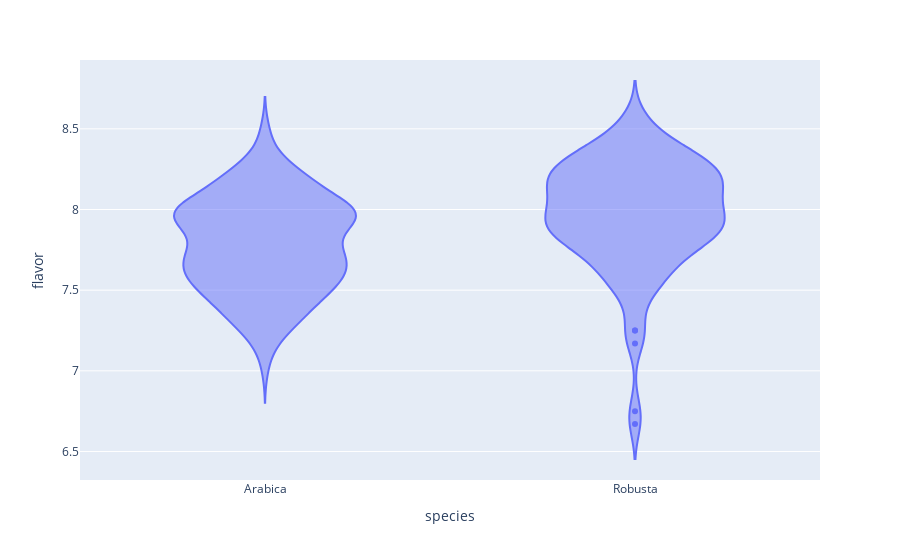

Here is the notebook cell this chart was saved with:
### Markdown cell above
### Species

### Code cell
px.violin(working, x='species', y='flavor')

### Figure 1 — Plotly figure (JSON) as saved in the notebook; plotly's stock layout.template omitted (floating-point values rounded to 4 significant figures; data arrays with more than 128 entries replaced by an {"elided": "..."} marker saying what was removed)
{"data": [{"alignmentgroup": "True", "box": {"visible": false}, "hovertemplate": "species=%{x}<br>flavor=%{y}<extra></extra>", "legendgroup": "", "marker": {"color": "#636efa"}, "name": "", "offsetgroup": "", "orientation": "v", "scalegroup": "True", "showlegend": false, "type": "violin", "x": {"elided": "402 str values"}, "x0": " ", "xaxis": "x", "y": {"elided": "402 float values"}, "y0": " ", "yaxis": "y"}], "layout": {"legend": {"tracegroupgap": 0}, "margin": {"t": 60}, "violinmode": "group", "xaxis": {"anchor": "y", "domain": [0, 1], "title": {"text": "species"}}, "yaxis": {"anchor": "x", "domain": [0, 1], "title": {"text": "flavor"}}}}
